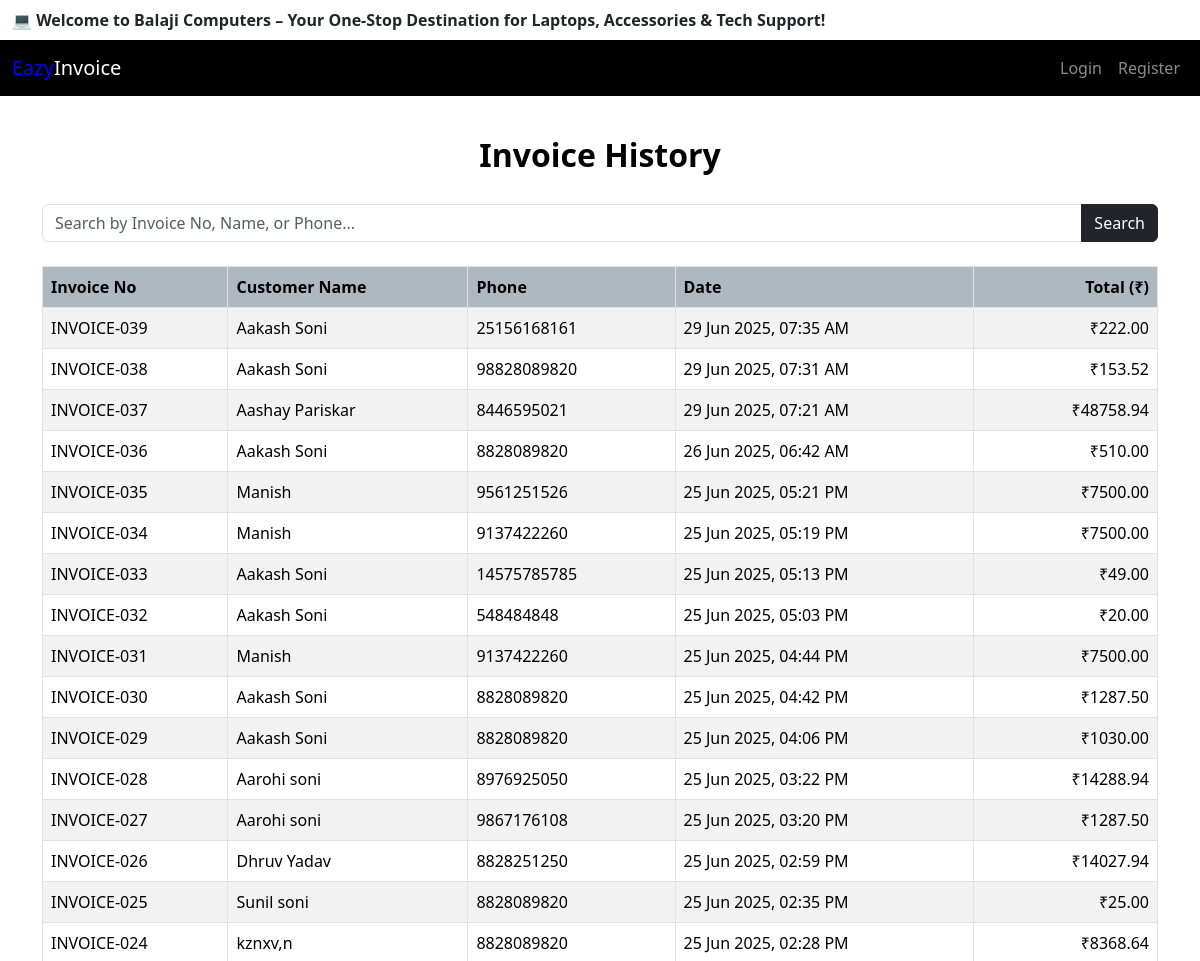
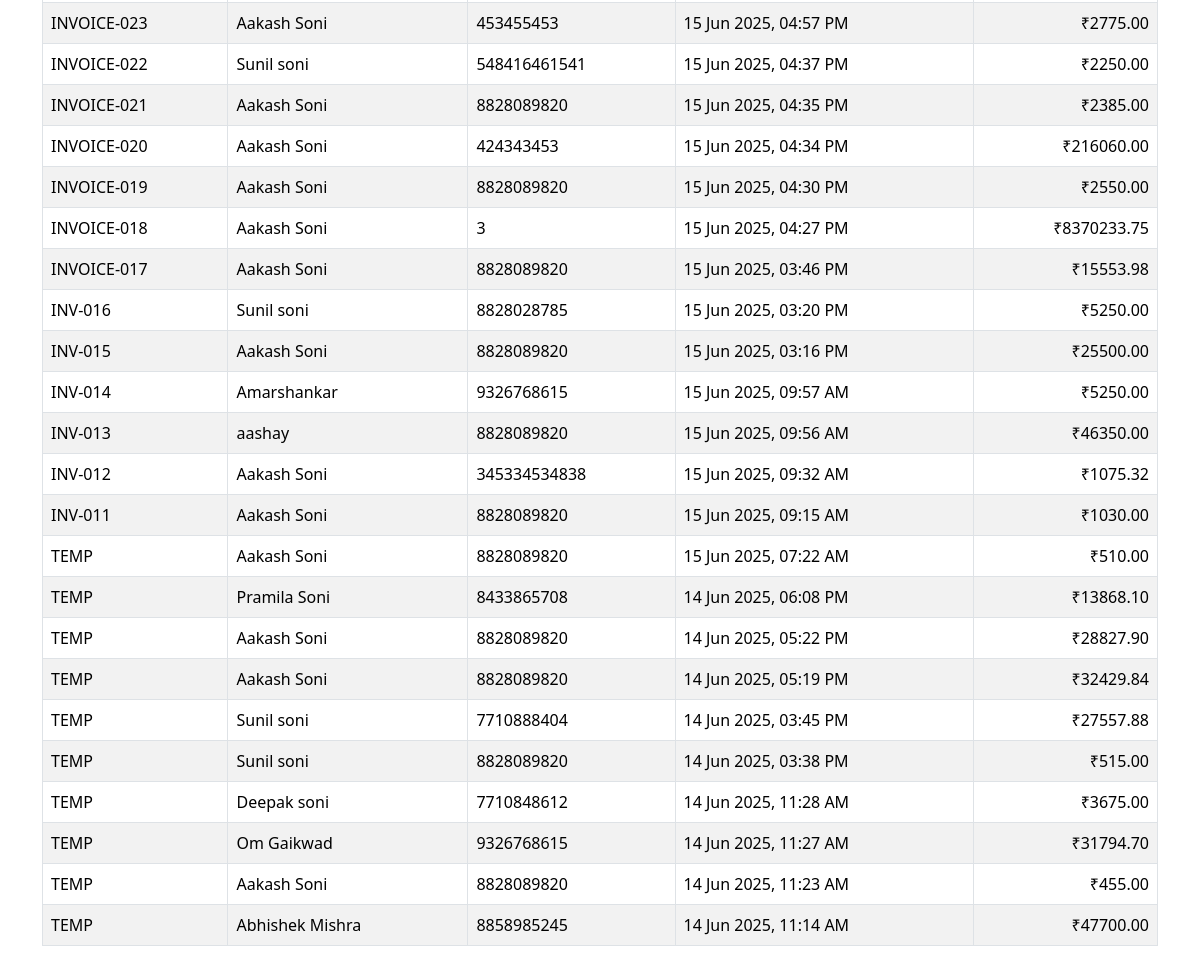
/invoice-history/, run on the app's committed database (2 pictures, top to bottom).
### core/models.py (models this page shows, shortened)
class CustomerInvoice(models.Model):
    inv_no = models.CharField(max_length=20,default='TEMP')
    customer_name = models.CharField(max_length=255)
    customer_phone = models.CharField(max_length=20)
    created_at = models.DateTimeField(auto_now_add=True)
    total_amount = models.DecimalField(max_digits=10, decimal_places=2)

### core/views.py (the view)
# urls.py: path('invoice-history/', views.invoice_history, name='invoice_history'),
def invoice_history(request):
    query = request.GET.get('search', '')
    if query:
        invoices = CustomerInvoice.objects.filter(
            Q(inv_no__icontains=query) |
            Q(customer_name__icontains=query) |
            Q(customer_phone__icontains=query)
        ).order_by('-created_at')
    else:
        invoices = CustomerInvoice.objects.order_by('-created_at')
    return render(request, 'core/invoice_history.html', {
        'invoices': invoices,
        'query': query,
    })

### core/templates/core/invoice_history.html (shortened to what this page needs)
<!DOCTYPE html>
<html lang="en">
<head>
<link href="https://cdn.jsdelivr.net/npm/bootstrap@5.3.2/dist/css/bootstrap.min.css" rel="stylesheet">
</head>
<body>
  {% include "core/navbar.html" %}
  <div class="container">
    <h2 class="invoice-heading">Invoice History</h2>
    <form method="get" class="mb-4">
      <div class="input-group">
        <input type="text" name="search" class="form-control" placeholder="Search by Invoice No, Name, or Phone..." value="{{ query }}">
        <button class="btn btn-dark" type="submit">Search</button>
      </div>
    </form>
    <div class="table-responsive ">
      <table class="table table-bordered table-striped ">
        <thead class="text-white">
          <thead>
  <tr class="text-white">
    <th>Invoice No</th>
    <th>Customer Name</th>
    <th>Phone</th>
    <th>Date</th>
    <th class="text-end">Total (₹)</th>
  </tr>
</thead>
        </thead>
        <tbody>
          {% for inv in invoices %}
          <tr>
            <td>{{ inv.inv_no }}</td>
            <td>{{ inv.customer_name }}</td>
            <td>{{ inv.customer_phone }}</td>
            <td>{{ inv.created_at|date:"d M Y, h:i A" }}</td>
            <td class="text-end">₹{{ inv.total_amount|floatformat:2 }}</td>
          </tr>
          {% empty %}
          <tr>
            <td colspan="5" class="text-center text-muted">No invoices found.</td>
          </tr>
          {% endfor %}
        </tbody>
      </table>
    </div>
  </div>
</body>
</html>

### core/templates/core/invoice_history.html (style rules this page uses)
body { background-color: #f8f9fa; font-family: Arial, sans-serif; }
h2.invoice-heading { text-align: center; font-weight: bold; margin: 40px 0 30px; color: #000; }
table th { background-color: rgb(175, 183, 192) !important; color: white; }
.table td, .table th { vertical-align: middle; }

### data on the page
CustomerInvoice: inv_no "INVOICE-039", customer_name "Aakash Soni", customer_phone "25156168161", created_at "29 Jun 2025, 07:35 AM", total_amount "222.00"
CustomerInvoice: inv_no "INVOICE-038", customer_name "Aakash Soni", customer_phone "98828089820", created_at "29 Jun 2025, 07:31 AM", total_amount "153.52"
CustomerInvoice: inv_no "INVOICE-037", customer_name "Aashay Pariskar", customer_phone "8446595021", created_at "29 Jun 2025, 07:21 AM", total_amount "48758.94"
CustomerInvoice: inv_no "INVOICE-036", customer_name "Aakash Soni", customer_phone "8828089820", created_at "26 Jun 2025, 06:42 AM", total_amount "510.00"
CustomerInvoice: inv_no "INVOICE-035", customer_name "Manish", customer_phone "9561251526", created_at "25 Jun 2025, 05:21 PM", total_amount "7500.00"
CustomerInvoice: inv_no "INVOICE-034", customer_name "Manish", customer_phone "9137422260", created_at "25 Jun 2025, 05:19 PM", total_amount "7500.00"
CustomerInvoice: inv_no "INVOICE-033", customer_name "Aakash Soni", customer_phone "14575785785", created_at "25 Jun 2025, 05:13 PM", total_amount "49.00"
CustomerInvoice: inv_no "INVOICE-032", customer_name "Aakash Soni", customer_phone "548484848", created_at "25 Jun 2025, 05:03 PM", total_amount "20.00"
CustomerInvoice: inv_no "INVOICE-031", customer_name "Manish", customer_phone "9137422260", created_at "25 Jun 2025, 04:44 PM", total_amount "7500.00"
CustomerInvoice: inv_no "INVOICE-030", customer_name "Aakash Soni", customer_phone "8828089820", created_at "25 Jun 2025, 04:42 PM", total_amount "1287.50"
CustomerInvoice: inv_no "INVOICE-029", customer_name "Aakash Soni", customer_phone "8828089820", created_at "25 Jun 2025, 04:06 PM", total_amount "1030.00"
CustomerInvoice: inv_no "INVOICE-028", customer_name "Aarohi soni", customer_phone "8976925050", created_at "25 Jun 2025, 03:22 PM", total_amount "14288.94"
CustomerInvoice: inv_no "INVOICE-027", customer_name "Aarohi soni", customer_phone "9867176108", created_at "25 Jun 2025, 03:20 PM", total_amount "1287.50"
CustomerInvoice: inv_no "INVOICE-026", customer_name "Dhruv Yadav", customer_phone "8828251250", created_at "25 Jun 2025, 02:59 PM", total_amount "14027.94"
CustomerInvoice: inv_no "INVOICE-025", customer_name "Sunil soni", customer_phone "8828089820", created_at "25 Jun 2025, 02:35 PM", total_amount "25.00"
CustomerInvoice: inv_no "INVOICE-024", customer_name "kznxv,n", customer_phone "8828089820", created_at "25 Jun 2025, 02:28 PM", total_amount "8368.64"
CustomerInvoice: inv_no "INVOICE-023", customer_name "Aakash Soni", customer_phone "453455453", created_at "15 Jun 2025, 04:57 PM", total_amount "2775.00"
CustomerInvoice: inv_no "INVOICE-022", customer_name "Sunil soni", customer_phone "548416461541", created_at "15 Jun 2025, 04:37 PM", total_amount "2250.00"
CustomerInvoice: inv_no "INVOICE-021", customer_name "Aakash Soni", customer_phone "8828089820", created_at "15 Jun 2025, 04:35 PM", total_amount "2385.00"
CustomerInvoice: inv_no "INVOICE-020", customer_name "Aakash Soni", customer_phone "424343453", created_at "15 Jun 2025, 04:34 PM", total_amount "216060.00"
CustomerInvoice: inv_no "INVOICE-019", customer_name "Aakash Soni", customer_phone "8828089820", created_at "15 Jun 2025, 04:30 PM", total_amount "2550.00"
CustomerInvoice: inv_no "INVOICE-018", customer_name "Aakash Soni", customer_phone "3", created_at "15 Jun 2025, 04:27 PM", total_amount "8370233.75"
CustomerInvoice: inv_no "INVOICE-017", customer_name "Aakash Soni", customer_phone "8828089820", created_at "15 Jun 2025, 03:46 PM", total_amount "15553.98"
CustomerInvoice: inv_no "INV-016", customer_name "Sunil soni", customer_phone "8828028785", created_at "15 Jun 2025, 03:20 PM", total_amount "5250.00"
CustomerInvoice: inv_no "INV-015", customer_name "Aakash Soni", customer_phone "8828089820", created_at "15 Jun 2025, 03:16 PM", total_amount "25500.00"
CustomerInvoice: inv_no "INV-014", customer_name "Amarshankar", customer_phone "9326768615", created_at "15 Jun 2025, 09:57 AM", total_amount "5250.00"
CustomerInvoice: inv_no "INV-013", customer_name "aashay", customer_phone "8828089820", created_at "15 Jun 2025, 09:56 AM", total_amount "46350.00"
CustomerInvoice: inv_no "INV-012", customer_name "Aakash Soni", customer_phone "345334534838", created_at "15 Jun 2025, 09:32 AM", total_amount "1075.32"
CustomerInvoice: inv_no "INV-011", customer_name "Aakash Soni", customer_phone "8828089820", created_at "15 Jun 2025, 09:15 AM", total_amount "1030.00"
CustomerInvoice: inv_no "TEMP", customer_name "Aakash Soni", customer_phone "8828089820", created_at "15 Jun 2025, 07:22 AM", total_amount "510.00"
CustomerInvoice: inv_no "TEMP", customer_name "Pramila Soni", customer_phone "8433865708", created_at "14 Jun 2025, 06:08 PM", total_amount "13868.10"
CustomerInvoice: inv_no "TEMP", customer_name "Aakash Soni", customer_phone "8828089820", created_at "14 Jun 2025, 05:22 PM", total_amount "28827.90"
CustomerInvoice: inv_no "TEMP", customer_name "Aakash Soni", customer_phone "8828089820", created_at "14 Jun 2025, 05:19 PM", total_amount "32429.84"
CustomerInvoice: inv_no "TEMP", customer_name "Sunil soni", customer_phone "7710888404", created_at "14 Jun 2025, 03:45 PM", total_amount "27557.88"
CustomerInvoice: inv_no "TEMP", customer_name "Sunil soni", customer_phone "8828089820", created_at "14 Jun 2025, 03:38 PM", total_amount "515.00"
CustomerInvoice: inv_no "TEMP", customer_name "Deepak soni", customer_phone "7710848612", created_at "14 Jun 2025, 11:28 AM", total_amount "3675.00"
CustomerInvoice: inv_no "TEMP", customer_name "Om Gaikwad", customer_phone "9326768615", created_at "14 Jun 2025, 11:27 AM", total_amount "31794.70"
CustomerInvoice: inv_no "TEMP", customer_name "Aakash Soni", customer_phone "8828089820", created_at "14 Jun 2025, 11:23 AM", total_amount "455.00"
CustomerInvoice: inv_no "TEMP", customer_name "Abhishek Mishra", customer_phone "8858985245", created_at "14 Jun 2025, 11:14 AM", total_amount "47700.00"
